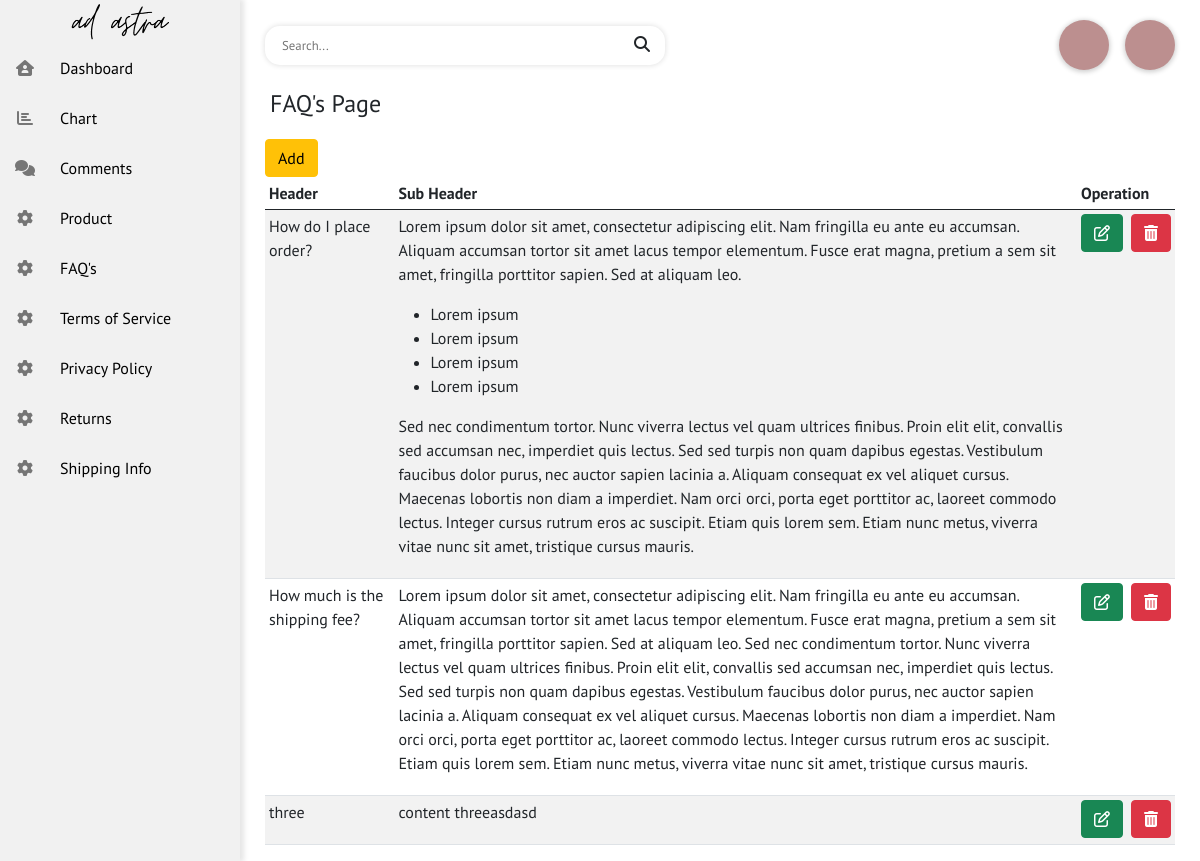
Screenshot of /backend/admin_faq.php with the database file from the repository.
### tables this page shows
CREATE TABLE `tbl_faq` (
  `id` int(11) NOT NULL,
  `title` text NOT NULL,
  `content` text NOT NULL
);

### backend/admin_faq.php (the view, shortened to what this page needs)
<!DOCTYPE html>
<html lang="en">
<?php include 'includes/head.php' ?>
<body>
    <?php include 'includes/sidebar.php' ?>
    <section id="dashboard">
        <?php include 'includes/topbar.php' ?>
        <h1 class="welcome-text">FAQ's Page</h1>
        <button type="button" class="btn btn-warning" data-bs-toggle="modal" data-bs-target="#exampleModal">
            Add
        </button>
        <div class="table-responsive">
            <table class="table table-striped table-sm">
                <thead>
                    <tr>
                        <th>Header</th>
                        <th style="width: 75%;">Sub Header</th>
                        <th colspan="2">Operation</th>
                    </tr>
                </thead>
                <tbody>
                    <?php
                    $sql = "SELECT * FROM tbl_faq";
                    $result = mysqli_query($con, $sql);
                    while ($row = mysqli_fetch_assoc($result)) {
                        $faq_title = $row['title'];
                        $faq_content = $row['content'];
                    ?>
                        <tr>
                            <td><?php echo $faq_title ?></td>
                            <td><?php echo $faq_content ?></td>
                            <td><a class="btn btn-success" href="edit_faq.php?f_id=<?php echo $row['id'] ?>"><span class="fa fa-edit"></span></a></td>
                            <td><a class="btn btn-danger" href="?delete=<?php echo $row['id'] ?>"><span class="fa fa-trash"></span></a></td>
                        </tr>
                    <?php
                    }
                    ?>
                </tbody>
            </table>
        </div>
    </section>
</body>
</html>

### backend/assets/css/style.css (style rules this page uses)
body { font-family: "PT Sans", sans-serif; }
* { margin: 0; }
#dashboard { margin-left: 240px; box-sizing: border-box; height: 100vh; padding: 20px 25px; transition: 200ms margin-left; }
.welcome-text { font-size: 1.5em; font-weight: 400; margin: 20px 5px; }

### rows the page displays
tbl_faq: title "How do I place order?", content "Lorem ipsum dolor sit amet, consectetur adipiscing elit. Nam fringilla eu ante eu accumsan. Aliquam accumsan tortor sit amet lacus tempor elementum. Fusce erat magna, pretium a sem sit amet, fringilla porttitor sapien. Sed at aliquam leo. Lorem ipsum Lorem ipsum Lorem ipsum Lorem ipsum Sed nec condimentum tortor. Nunc viverra lectus vel quam ultrices finibus. Proin elit elit, convallis sed accumsan nec, imperdiet quis lectus. Sed sed turpis non quam dapibus egestas. Vestibulum faucibus dolor purus, nec auctor sapien lacinia a. Aliquam consequat ex vel aliquet cursus. Maecenas lobortis non diam a imperdiet. Nam orci orci, porta eget porttitor ac, laoreet commodo lectus. Integer cursus rutrum…"
tbl_faq: title "How much is the shipping fee?", content "Lorem ipsum dolor sit amet, consectetur adipiscing elit. Nam fringilla eu ante eu accumsan. Aliquam accumsan tortor sit amet lacus tempor elementum. Fusce erat magna, pretium a sem sit amet, fringilla porttitor sapien. Sed at aliquam leo. Sed nec condimentum tortor. Nunc viverra lectus vel quam ultrices finibus. Proin elit elit, convallis sed accumsan nec, imperdiet quis lectus. Sed sed turpis non quam dapibus egestas. Vestibulum faucibus dolor purus, nec auctor sapien lacinia a. Aliquam consequat ex vel aliquet cursus. Maecenas lobortis non diam a imperdiet. Nam orci orci, porta eget porttitor ac, laoreet commodo lectus. Integer cursus rutrum eros ac suscipit. Etiam quis lorem sem. Etiam…"
tbl_faq: title "three", content "content threeasdasd"
